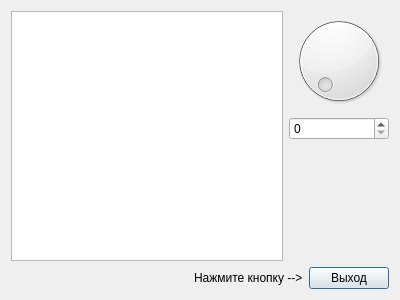
<?xml version="1.0" encoding="UTF-8"?>
<ui version="4.0">
 <class>DialogEx2</class>
 <widget class="QDialog" name="DialogEx2">
  <property name="geometry">
   <rect>
    <x>0</x>
    <y>0</y>
    <width>400</width>
    <height>300</height>
   </rect>
  </property>
  <property name="windowTitle">
   <string>Dialog</string>
  </property>
  <layout class="QVBoxLayout" name="verticalLayout_2">
   <item>
    <layout class="QHBoxLayout" name="horizontalLayout_2">
     <item>
      <widget class="QTextEdit" name="textEdit"/>
     </item>
     <item>
      <layout class="QVBoxLayout" name="verticalLayout">
       <item>
        <widget class="QDial" name="dial"/>
       </item>
       <item>
        <widget class="QSpinBox" name="spinBox"/>
       </item>
       <item>
        <spacer name="verticalSpacer">
         <property name="orientation">
          <enum>Qt::Vertical</enum>
         </property>
         <property name="sizeHint" stdset="0">
          <size>
           <width>20</width>
           <height>40</height>
          </size>
         </property>
        </spacer>
       </item>
      </layout>
     </item>
    </layout>
   </item>
   <item>
    <layout class="QHBoxLayout" name="horizontalLayout">
     <item>
      <spacer name="horizontalSpacer">
       <property name="orientation">
        <enum>Qt::Horizontal</enum>
       </property>
       <property name="sizeHint" stdset="0">
        <size>
         <width>40</width>
         <height>20</height>
        </size>
       </property>
      </spacer>
     </item>
     <item>
      <widget class="QLabel" name="label">
       <property name="text">
        <string>Нажмите кнопку --&gt;</string>
       </property>
      </widget>
     </item>
     <item>
      <widget class="QPushButton" name="pushButton">
       <property name="text">
        <string>Выход</string>
       </property>
      </widget>
     </item>
    </layout>
   </item>
  </layout>
 </widget>
 <resources/>
 <connections>
  <connection>
   <sender>dial</sender>
   <signal>sliderMoved(int)</signal>
   <receiver>spinBox</receiver>
   <slot>setValue(int)</slot>
   <hints>
    <hint type="sourcelabel">
     <x>315</x>
     <y>87</y>
    </hint>
    <hint type="destinationlabel">
     <x>323</x>
     <y>127</y>
    </hint>
   </hints>
  </connection>
  <connection>
   <sender>spinBox</sender>
   <signal>valueChanged(int)</signal>
   <receiver>dial</receiver>
   <slot>setValue(int)</slot>
   <hints>
    <hint type="sourcelabel">
     <x>343</x>
     <y>131</y>
    </hint>
    <hint type="destinationlabel">
     <x>347</x>
     <y>79</y>
    </hint>
   </hints>
  </connection>
  <connection>
   <sender>pushButton</sender>
   <signal>clicked()</signal>
   <receiver>DialogEx2</receiver>
   <slot>reject()</slot>
   <hints>
    <hint type="sourcelabel">
     <x>369</x>
     <y>279</y>
    </hint>
    <hint type="destinationlabel">
     <x>85</x>
     <y>288</y>
    </hint>
   </hints>
  </connection>
  <connection>
   <sender>spinBox</sender>
   <signal>textChanged(QString)</signal>
   <receiver>textEdit</receiver>
   <slot>append(QString)</slot>
   <hints>
    <hint type="sourcelabel">
     <x>326</x>
     <y>125</y>
    </hint>
    <hint type="destinationlabel">
     <x>127</x>
     <y>111</y>
    </hint>
   </hints>
  </connection>
 </connections>
</ui>
